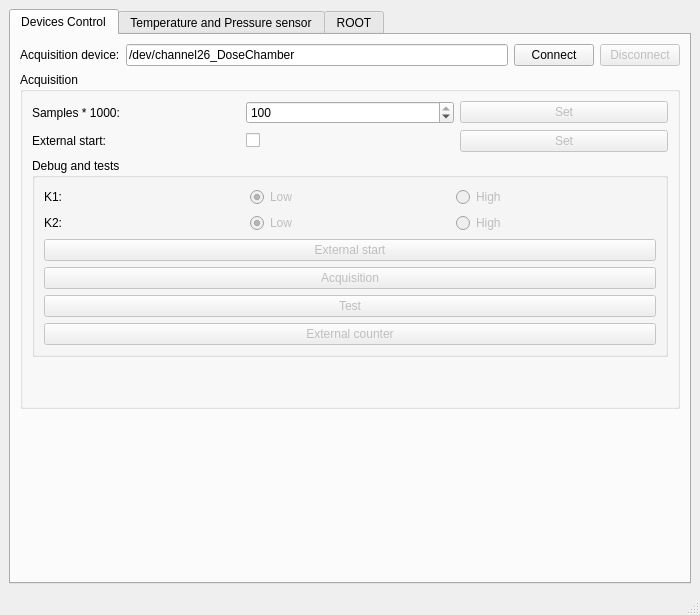
<?xml version="1.0" encoding="UTF-8"?>
<ui version="4.0">
 <class>MainWindow</class>
 <widget class="QMainWindow" name="MainWindow">
  <property name="geometry">
   <rect>
    <x>0</x>
    <y>0</y>
    <width>700</width>
    <height>615</height>
   </rect>
  </property>
  <property name="windowTitle">
   <string>DoseChamber</string>
  </property>
  <widget class="QWidget" name="centralwidget">
   <layout class="QGridLayout" name="gridLayout">
    <item row="0" column="1">
     <widget class="QTabWidget" name="tabWidget">
      <property name="currentIndex">
       <number>0</number>
      </property>
      <widget class="QWidget" name="control">
       <attribute name="title">
        <string>Devices Control</string>
       </attribute>
       <layout class="QGridLayout" name="gridLayout_3">
        <item row="3" column="1">
         <widget class="QRootCanvas" name="RootCanvas_AdcGraph" native="true">
          <property name="sizePolicy">
           <sizepolicy hsizetype="Expanding" vsizetype="Expanding">
            <horstretch>0</horstretch>
            <verstretch>0</verstretch>
           </sizepolicy>
          </property>
         </widget>
        </item>
        <item row="1" column="1">
         <widget class="QGroupBox" name="GroupBox_Acquisition">
          <property name="title">
           <string>Acquisition</string>
          </property>
          <layout class="QGridLayout" name="gridLayout_25">
           <item row="1" column="0">
            <layout class="QHBoxLayout" name="horizontalLayout_6">
             <item>
              <widget class="QLabel" name="label_3">
               <property name="text">
                <string>External start:</string>
               </property>
              </widget>
             </item>
             <item>
              <widget class="QCheckBox" name="CheckBox_ExternalStart">
               <property name="text">
                <string/>
               </property>
              </widget>
             </item>
             <item>
              <widget class="QPushButton" name="PushButton_SetExternalStart">
               <property name="enabled">
                <bool>false</bool>
               </property>
               <property name="text">
                <string>Set</string>
               </property>
              </widget>
             </item>
            </layout>
           </item>
           <item row="9" column="0">
            <widget class="QLabel" name="Label_TemperaturePressureExtCount">
             <property name="text">
              <string/>
             </property>
            </widget>
           </item>
           <item row="2" column="0">
            <widget class="QGroupBox" name="groupBox_DebugTest">
             <property name="title">
              <string>Debug and tests</string>
             </property>
             <property name="checkable">
              <bool>false</bool>
             </property>
             <property name="checked">
              <bool>false</bool>
             </property>
             <layout class="QGridLayout" name="gridLayout_10">
              <item row="3" column="0">
               <widget class="QPushButton" name="PushButton_Acquisition">
                <property name="enabled">
                 <bool>false</bool>
                </property>
                <property name="text">
                 <string>Acquisition</string>
                </property>
               </widget>
              </item>
              <item row="0" column="0">
               <layout class="QHBoxLayout" name="horizontalLayout_3">
                <item>
                 <widget class="QLabel" name="Label_K1">
                  <property name="text">
                   <string>K1:</string>
                  </property>
                 </widget>
                </item>
                <item>
                 <widget class="QRadioButton" name="RadioButton_LowK1">
                  <property name="enabled">
                   <bool>false</bool>
                  </property>
                  <property name="text">
                   <string>Low</string>
                  </property>
                  <property name="checked">
                   <bool>true</bool>
                  </property>
                  <attribute name="buttonGroup">
                   <string notr="true">ButtonGroup_K1</string>
                  </attribute>
                 </widget>
                </item>
                <item>
                 <widget class="QRadioButton" name="RadioButton_HighK1">
                  <property name="enabled">
                   <bool>false</bool>
                  </property>
                  <property name="text">
                   <string>High</string>
                  </property>
                  <property name="checked">
                   <bool>false</bool>
                  </property>
                  <attribute name="buttonGroup">
                   <string notr="true">ButtonGroup_K1</string>
                  </attribute>
                 </widget>
                </item>
               </layout>
              </item>
              <item row="1" column="0">
               <layout class="QHBoxLayout" name="horizontalLayout_4">
                <item>
                 <widget class="QLabel" name="Label_K2">
                  <property name="text">
                   <string>K2:</string>
                  </property>
                 </widget>
                </item>
                <item>
                 <widget class="QRadioButton" name="RadioButton_LowK2">
                  <property name="enabled">
                   <bool>false</bool>
                  </property>
                  <property name="text">
                   <string>Low</string>
                  </property>
                  <property name="checked">
                   <bool>true</bool>
                  </property>
                  <attribute name="buttonGroup">
                   <string notr="true">ButtonGroup_K2</string>
                  </attribute>
                 </widget>
                </item>
                <item>
                 <widget class="QRadioButton" name="RadioButton_HighK2">
                  <property name="enabled">
                   <bool>false</bool>
                  </property>
                  <property name="text">
                   <string>High</string>
                  </property>
                  <attribute name="buttonGroup">
                   <string notr="true">ButtonGroup_K2</string>
                  </attribute>
                 </widget>
                </item>
               </layout>
              </item>
              <item row="2" column="0">
               <widget class="QPushButton" name="PushButton_ExternalStart">
                <property name="enabled">
                 <bool>false</bool>
                </property>
                <property name="text">
                 <string>External start</string>
                </property>
               </widget>
              </item>
              <item row="4" column="0">
               <widget class="QPushButton" name="PushButton_Test">
                <property name="enabled">
                 <bool>false</bool>
                </property>
                <property name="text">
                 <string>Test</string>
                </property>
               </widget>
              </item>
              <item row="5" column="0">
               <widget class="QPushButton" name="PushButton_ExternalCounter">
                <property name="enabled">
                 <bool>false</bool>
                </property>
                <property name="text">
                 <string>External counter</string>
                </property>
               </widget>
              </item>
             </layout>
            </widget>
           </item>
           <item row="10" column="0">
            <widget class="QLabel" name="Label_AcquisitionData">
             <property name="text">
              <string/>
             </property>
            </widget>
           </item>
           <item row="0" column="0">
            <layout class="QHBoxLayout" name="horizontalLayout">
             <item>
              <widget class="QLabel" name="label_2">
               <property name="text">
                <string>Samples * 1000:</string>
               </property>
              </widget>
             </item>
             <item>
              <widget class="QSpinBox" name="SpinBox_Samples1k">
               <property name="minimum">
                <number>1</number>
               </property>
               <property name="maximum">
                <number>100</number>
               </property>
               <property name="value">
                <number>100</number>
               </property>
              </widget>
             </item>
             <item>
              <widget class="QPushButton" name="PushButton_SetSamples1k">
               <property name="enabled">
                <bool>false</bool>
               </property>
               <property name="text">
                <string>Set</string>
               </property>
              </widget>
             </item>
            </layout>
           </item>
          </layout>
         </widget>
        </item>
        <item row="0" column="1">
         <layout class="QHBoxLayout" name="horizontalLayout_2">
          <item>
           <widget class="QLabel" name="label">
            <property name="sizePolicy">
             <sizepolicy hsizetype="Preferred" vsizetype="Fixed">
              <horstretch>0</horstretch>
              <verstretch>0</verstretch>
             </sizepolicy>
            </property>
            <property name="text">
             <string>Acquisition device:</string>
            </property>
           </widget>
          </item>
          <item>
           <widget class="QLineEdit" name="LineEdit_AcquisitionDeviceName">
            <property name="inputMask">
             <string/>
            </property>
            <property name="text">
             <string>/dev/channel26_DoseChamber</string>
            </property>
           </widget>
          </item>
          <item>
           <widget class="QPushButton" name="PushButton_AcquisitionConnect">
            <property name="sizePolicy">
             <sizepolicy hsizetype="Minimum" vsizetype="Minimum">
              <horstretch>0</horstretch>
              <verstretch>0</verstretch>
             </sizepolicy>
            </property>
            <property name="text">
             <string>Connect</string>
            </property>
           </widget>
          </item>
          <item>
           <widget class="QPushButton" name="PushButton_AcquisitionDisconnect">
            <property name="enabled">
             <bool>false</bool>
            </property>
            <property name="sizePolicy">
             <sizepolicy hsizetype="Minimum" vsizetype="Minimum">
              <horstretch>0</horstretch>
              <verstretch>0</verstretch>
             </sizepolicy>
            </property>
            <property name="text">
             <string>Disconnect</string>
            </property>
           </widget>
          </item>
         </layout>
        </item>
       </layout>
      </widget>
      <widget class="QWidget" name="HP206C">
       <attribute name="title">
        <string>Temperature and Pressure sensor</string>
       </attribute>
       <layout class="QGridLayout" name="gridLayout_5">
        <item row="0" column="0">
         <widget class="QGroupBox" name="groupBox">
          <property name="title">
           <string>HP206C I2C commands</string>
          </property>
          <layout class="QGridLayout" name="gridLayout_4">
           <item row="7" column="0">
            <spacer name="verticalSpacer">
             <property name="orientation">
              <enum>Qt::Vertical</enum>
             </property>
             <property name="sizeHint" stdset="0">
              <size>
               <width>20</width>
               <height>40</height>
              </size>
             </property>
            </spacer>
           </item>
           <item row="0" column="0">
            <layout class="QGridLayout" name="gridLayout_2">
             <item row="1" column="0">
              <widget class="QLabel" name="label_5">
               <property name="text">
                <string>Register</string>
               </property>
              </widget>
             </item>
             <item row="0" column="0">
              <widget class="QLabel" name="label_">
               <property name="text">
                <string>Command</string>
               </property>
              </widget>
             </item>
             <item row="2" column="0">
              <widget class="QLabel" name="label_4">
               <property name="text">
                <string>Value</string>
               </property>
              </widget>
             </item>
             <item row="0" column="1">
              <widget class="QSpinBox" name="SpinBox_I2CCommand">
               <property name="maximum">
                <number>255</number>
               </property>
              </widget>
             </item>
             <item row="1" column="1">
              <widget class="QSpinBox" name="SpinBox_I2CRegister">
               <property name="maximum">
                <number>255</number>
               </property>
              </widget>
             </item>
             <item row="2" column="1">
              <widget class="QSpinBox" name="SpinBox_I2CValue">
               <property name="maximum">
                <number>255</number>
               </property>
              </widget>
             </item>
            </layout>
           </item>
           <item row="1" column="0">
            <layout class="QHBoxLayout" name="horizontalLayout_7">
             <item>
              <widget class="QPushButton" name="PushButton_Type1">
               <property name="enabled">
                <bool>false</bool>
               </property>
               <property name="text">
                <string>Type-1</string>
               </property>
              </widget>
             </item>
             <item>
              <widget class="QPushButton" name="PushButton_Type2">
               <property name="enabled">
                <bool>false</bool>
               </property>
               <property name="text">
                <string>Type-2</string>
               </property>
              </widget>
             </item>
             <item>
              <widget class="QPushButton" name="PushButton_Type3">
               <property name="enabled">
                <bool>false</bool>
               </property>
               <property name="text">
                <string>Type-3</string>
               </property>
              </widget>
             </item>
             <item>
              <widget class="QPushButton" name="PushButton_Type4">
               <property name="enabled">
                <bool>false</bool>
               </property>
               <property name="text">
                <string>Type-4</string>
               </property>
              </widget>
             </item>
            </layout>
           </item>
           <item row="2" column="0">
            <widget class="Line" name="line">
             <property name="orientation">
              <enum>Qt::Horizontal</enum>
             </property>
            </widget>
           </item>
           <item row="4" column="0">
            <layout class="QHBoxLayout" name="horizontalLayout_8">
             <item>
              <widget class="QLabel" name="label_6">
               <property name="sizePolicy">
                <sizepolicy hsizetype="Preferred" vsizetype="Preferred">
                 <horstretch>0</horstretch>
                 <verstretch>0</verstretch>
                </sizepolicy>
               </property>
               <property name="text">
                <string>ADC_CVT command value:</string>
               </property>
              </widget>
             </item>
             <item>
              <widget class="QSpinBox" name="SpinBox_AdcCvt">
               <property name="sizePolicy">
                <sizepolicy hsizetype="Minimum" vsizetype="Fixed">
                 <horstretch>0</horstretch>
                 <verstretch>0</verstretch>
                </sizepolicy>
               </property>
               <property name="maximum">
                <number>255</number>
               </property>
               <property name="value">
                <number>76</number>
               </property>
              </widget>
             </item>
             <item>
              <widget class="QPushButton" name="PushButton_PT">
               <property name="enabled">
                <bool>false</bool>
               </property>
               <property name="text">
                <string>Temperature and Pressure</string>
               </property>
              </widget>
             </item>
            </layout>
           </item>
           <item row="6" column="0">
            <widget class="QLabel" name="Label_TemperatureAndPressure">
             <property name="text">
              <string/>
             </property>
            </widget>
           </item>
           <item row="3" column="0">
            <widget class="QPushButton" name="PushButton_SoftReset">
             <property name="enabled">
              <bool>false</bool>
             </property>
             <property name="text">
              <string>Reset</string>
             </property>
            </widget>
           </item>
          </layout>
         </widget>
        </item>
       </layout>
      </widget>
      <widget class="QWidget" name="ROOTdata">
       <attribute name="title">
        <string>ROOT</string>
       </attribute>
       <layout class="QGridLayout" name="gridLayout_6">
        <item row="1" column="0">
         <widget class="QGroupBox" name="groupBox_5">
          <property name="title">
           <string>ROOT file data</string>
          </property>
          <layout class="QGridLayout" name="gridLayout_17">
           <item row="0" column="0">
            <layout class="QGridLayout" name="gridLayout_7">
             <item row="0" column="1">
              <widget class="QPushButton" name="PushButton_OpenFile">
               <property name="text">
                <string>Open file...</string>
               </property>
              </widget>
             </item>
             <item row="2" column="0">
              <widget class="QLabel" name="Label_ExposureTime">
               <property name="sizePolicy">
                <sizepolicy hsizetype="Preferred" vsizetype="Fixed">
                 <horstretch>0</horstretch>
                 <verstretch>0</verstretch>
                </sizepolicy>
               </property>
               <property name="text">
                <string>X-ray exposure time (ms):</string>
               </property>
              </widget>
             </item>
             <item row="0" column="0" rowspan="2">
              <widget class="QListWidget" name="ListWidget_Spills">
               <property name="selectionMode">
                <enum>QAbstractItemView::ExtendedSelection</enum>
               </property>
              </widget>
             </item>
             <item row="1" column="1">
              <spacer name="verticalSpacer_2">
               <property name="orientation">
                <enum>Qt::Vertical</enum>
               </property>
               <property name="sizeHint" stdset="0">
                <size>
                 <width>20</width>
                 <height>40</height>
                </size>
               </property>
              </spacer>
             </item>
             <item row="4" column="0">
              <widget class="QLabel" name="Label_Pressure">
               <property name="text">
                <string>Pressure (mBar):</string>
               </property>
              </widget>
             </item>
             <item row="3" column="0">
              <widget class="QLabel" name="Label_Temperature">
               <property name="text">
                <string>Temperature (C):</string>
               </property>
              </widget>
             </item>
             <item row="5" column="0">
              <widget class="QLabel" name="Label_AdcCount">
               <property name="text">
                <string>ADC count:</string>
               </property>
              </widget>
             </item>
             <item row="2" column="1" rowspan="5">
              <widget class="QPushButton" name="PushButton_Process">
               <property name="sizePolicy">
                <sizepolicy hsizetype="Minimum" vsizetype="Preferred">
                 <horstretch>0</horstretch>
                 <verstretch>0</verstretch>
                </sizepolicy>
               </property>
               <property name="text">
                <string>Process</string>
               </property>
              </widget>
             </item>
            </layout>
           </item>
          </layout>
         </widget>
        </item>
        <item row="0" column="0">
         <layout class="QHBoxLayout" name="horizontalLayout_10">
          <item>
           <widget class="QLabel" name="Label_Prefix">
            <property name="text">
             <string>Prefix:</string>
            </property>
           </widget>
          </item>
          <item>
           <widget class="QLineEdit" name="LineEdit_Prefix"/>
          </item>
         </layout>
        </item>
       </layout>
      </widget>
     </widget>
    </item>
   </layout>
  </widget>
  <widget class="QMenuBar" name="menubar">
   <property name="geometry">
    <rect>
     <x>0</x>
     <y>0</y>
     <width>700</width>
     <height>20</height>
    </rect>
   </property>
  </widget>
  <widget class="QStatusBar" name="statusbar"/>
 </widget>
 <customwidgets>
  <customwidget>
   <class>QRootCanvas</class>
   <extends>QWidget</extends>
   <header>canvas.h</header>
   <container>1</container>
  </customwidget>
 </customwidgets>
 <resources/>
 <connections/>
 <buttongroups>
  <buttongroup name="ButtonGroup_K1"/>
  <buttongroup name="ButtonGroup_K2"/>
 </buttongroups>
</ui>
